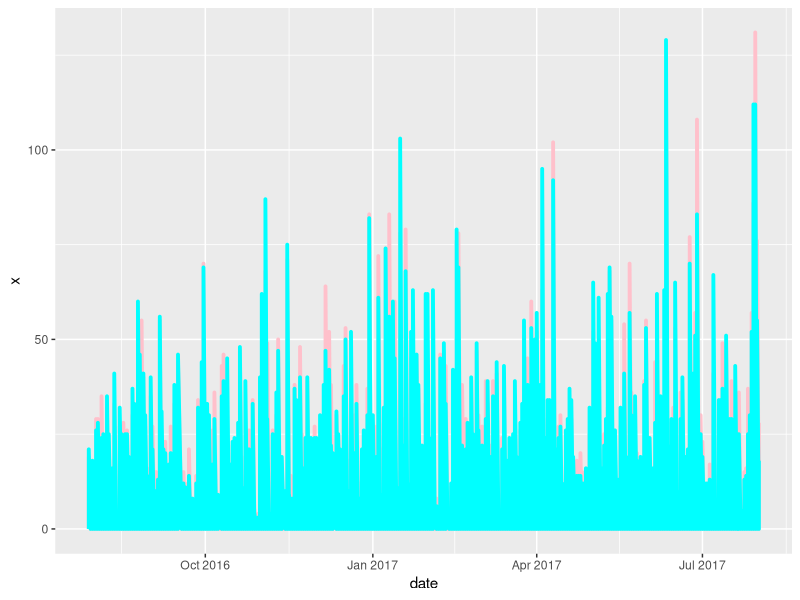
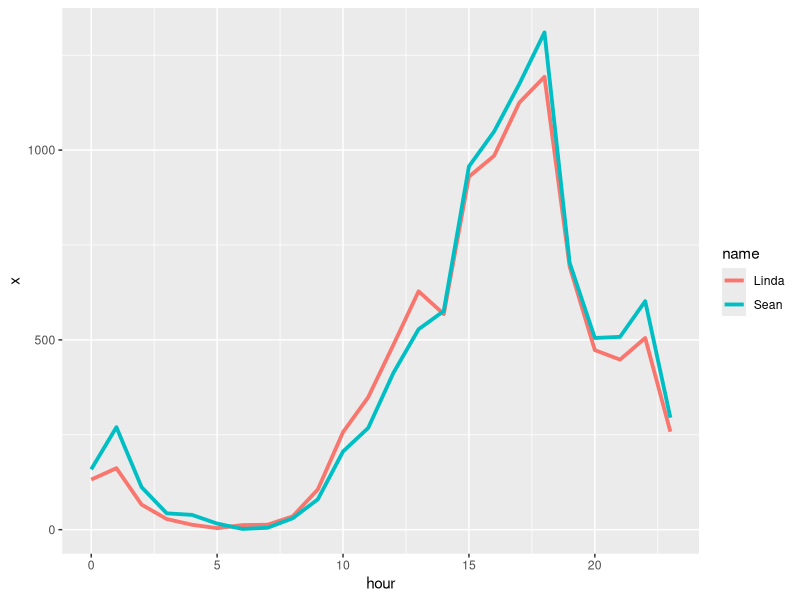
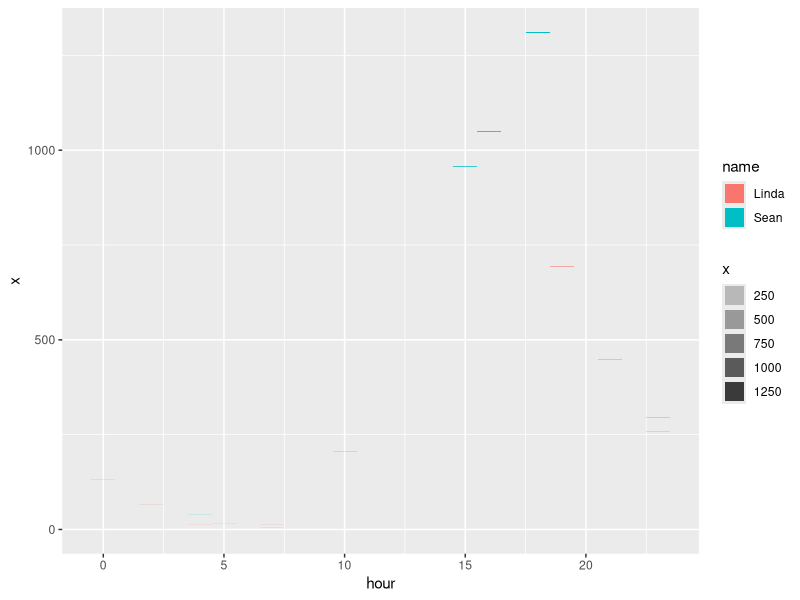

The R source for these figures, in order: (Note: this script raises an error after producing the figures.)
setwd("~/Developer/data-visualization-projects/WhatsAppChat")

library(ggplot2)
library(tidytext)
library(zoo)
library(dplyr)

data = read.csv("data.csv")
data$text = as.character(data$text)
data$date = as.Date(data$date)

###############################################################################
# Distribution
###############################################################################

#--------------------------------------
# num sent per day
# all categories
# line
#--------------------------------------
# aggregate by day NUM SENT 
agg_sent_by_day = aggregate(x=data$count_sent, by=list(date=data$date, name=data$name), FUN="sum")
sean_dates = agg_sent_by_day[which(agg_sent_by_day$name == "Sean"), 1]
linda_dates = agg_sent_by_day[which(agg_sent_by_day$name == "Linda"), 1]

# fill in missing dates for Linda and Sean
for (date in linda_dates) {
  if (!(date %in% sean_dates)) {
    agg_sent_by_day = rbind(data.frame(date=as.Date(date, origin="1970-01-01"), name="Sean", x=0), agg_sent_by_day)
    sean_dates = c(as.Date(date, origin="1970-01-01"), sean_dates)
  }
}
for (date in sean_dates) {
  if (!(date %in% linda_dates)) {
    agg_sent_by_day = rbind(data.frame(date=as.Date(date, origin="1970-01-01"), name="Linda", x=0), agg_sent_by_day)
    linda_dates = c(as.Date(date, origin="1970-01-01"), linda_dates)
  }
}

agg_sent_by_day = agg_sent_by_day[order(agg_sent_by_day$date),]

linda_subset = agg_sent_by_day[which(agg_sent_by_day$name == "Linda"),]
linda_subset$cumsum = cumsum(linda_subset$x)
sean_subset = agg_sent_by_day[which(agg_sent_by_day$name == "Sean"),]
sean_subset$cumsum = cumsum(sean_subset$x)

# PLOT: line
ggplot() +
  geom_line(data=linda_subset, aes(x=date, y=x), color="pink", size=1.3) +
  geom_line(data=sean_subset, aes(x=date, y=x), color="cyan", size=1.3)

#--------------------------------------
# num words per day
# all categories
# line
#--------------------------------------

# aggregate by day NUM WORDS
agg_words_by_day = aggregate(data$count_words, by=list(data$date, data$name), FUN="sum")

#--------------------------------------
# num sent per hour
# all categories
# line
#--------------------------------------

# aggregate by time of day NUM SENT
agg_sent_by_time = aggregate(data$count_sent, by=list(hour=data$time, name=data$name), FUN="sum")

# PLOT: line
ggplot() +
  geom_line(data=agg_sent_by_time, aes(x=hour, y=x, color=name), size=1.3)

# PLOT: heatmap of time of day
ggplot(data=agg_sent_by_time, aes(x=hour, y=x)) +
  geom_tile(aes(fill=name, alpha=x), size=1.3)

###############################################################################
# Sentiment Analysis
###############################################################################

#--------------------------------------
# explore count of "i love you" abd "i miss you"
#--------------------------------------
love_sub = data[which("i love you" %in% data$text),]



afinn = get_sentiments("afinn")
bing = get_sentiments("bing")
nrc = get_sentiments("nrc")

#--------------------------------------
# explore nrc rating
#--------------------------------------

# filter out only messages
message_only = data[which(data$category == "MESSAGE"),]
agg_day_text = aggregate(message_only$text, by=list(date=message_only$date, name=message_only$name), FUN=paste)

sentiments = data.frame()
for (i in 1:length(agg_day_text$x)) {
  print(i)
  message_list = as.vector(unlist(agg_day_text$x[i]))
  text_df = data_frame(line=1:length(message_list), text=message_list)
  sentiment_count = text_df %>%
                      unnest_tokens(word, text) %>%
                      inner_join(nrc) %>% 
                      count(sentiment)
  
  date = agg_day_text$date[i]
  name = as.character(agg_day_text$name)[i]
  partial = data.frame(date=rep(date,length(sentiment_count$sentiment)), name=rep(name,length(sentiment_count$sentiment)), sentiment=sentiment_count$sentiment, n=sentiment_count$n)
  sentiments = rbind(sentiments, partial)
}
